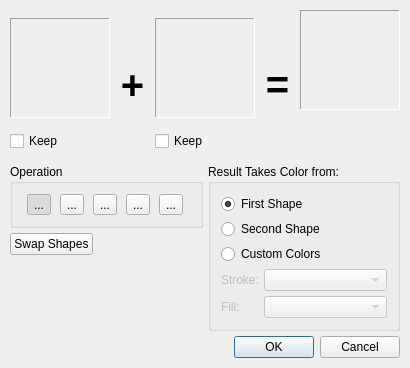
<ui version="4.0" >
 <class>PathFinderBase</class>
 <widget class="QDialog" name="PathFinderBase" >
  <property name="geometry" >
   <rect>
    <x>0</x>
    <y>0</y>
    <width>410</width>
    <height>368</height>
   </rect>
  </property>
  <property name="windowTitle" >
   <string>Boolean Path Operations</string>
  </property>
  <layout class="QVBoxLayout" name="verticalLayout_2" >
   <item>
    <layout class="QHBoxLayout" >
     <property name="spacing" >
      <number>5</number>
     </property>
     <item>
      <layout class="QVBoxLayout" >
       <property name="spacing" >
        <number>5</number>
       </property>
       <item>
        <widget class="QLabel" name="sourceShape" >
         <property name="minimumSize" >
          <size>
           <width>100</width>
           <height>100</height>
          </size>
         </property>
         <property name="maximumSize" >
          <size>
           <width>100</width>
           <height>100</height>
          </size>
         </property>
         <property name="toolTip" >
          <string>First source shape.</string>
         </property>
         <property name="autoFillBackground" >
          <bool>true</bool>
         </property>
         <property name="frameShape" >
          <enum>QFrame::Panel</enum>
         </property>
         <property name="frameShadow" >
          <enum>QFrame::Sunken</enum>
         </property>
         <property name="text" >
          <string/>
         </property>
        </widget>
       </item>
       <item>
        <widget class="QCheckBox" name="keepSource1" >
         <property name="toolTip" >
          <string>Keep a copy of the original item after applying the operation</string>
         </property>
         <property name="text" >
          <string>Keep</string>
         </property>
        </widget>
       </item>
      </layout>
     </item>
     <item>
      <layout class="QVBoxLayout" >
       <property name="spacing" >
        <number>0</number>
       </property>
       <item>
        <spacer>
         <property name="orientation" >
          <enum>Qt::Vertical</enum>
         </property>
         <property name="sizeHint" stdset="0" >
          <size>
           <width>2</width>
           <height>2</height>
          </size>
         </property>
        </spacer>
       </item>
       <item>
        <widget class="QLabel" name="label" >
         <property name="font" >
          <font>
           <pointsize>30</pointsize>
           <weight>75</weight>
           <bold>true</bold>
          </font>
         </property>
         <property name="text" >
          <string>+</string>
         </property>
         <property name="alignment" >
          <set>Qt::AlignCenter</set>
         </property>
        </widget>
       </item>
       <item>
        <spacer>
         <property name="orientation" >
          <enum>Qt::Vertical</enum>
         </property>
         <property name="sizeHint" stdset="0" >
          <size>
           <width>2</width>
           <height>2</height>
          </size>
         </property>
        </spacer>
       </item>
      </layout>
     </item>
     <item>
      <layout class="QVBoxLayout" >
       <property name="spacing" >
        <number>5</number>
       </property>
       <item>
        <widget class="QLabel" name="sourceShape2" >
         <property name="minimumSize" >
          <size>
           <width>100</width>
           <height>100</height>
          </size>
         </property>
         <property name="maximumSize" >
          <size>
           <width>100</width>
           <height>100</height>
          </size>
         </property>
         <property name="toolTip" >
          <string>Second source shape.</string>
         </property>
         <property name="autoFillBackground" >
          <bool>true</bool>
         </property>
         <property name="frameShape" >
          <enum>QFrame::Panel</enum>
         </property>
         <property name="frameShadow" >
          <enum>QFrame::Sunken</enum>
         </property>
         <property name="text" >
          <string/>
         </property>
        </widget>
       </item>
       <item>
        <widget class="QCheckBox" name="keepSource2" >
         <property name="toolTip" >
          <string>Keep a copy of the original item after applying the operation</string>
         </property>
         <property name="text" >
          <string>Keep</string>
         </property>
        </widget>
       </item>
      </layout>
     </item>
     <item>
      <layout class="QVBoxLayout" >
       <property name="spacing" >
        <number>0</number>
       </property>
       <item>
        <spacer>
         <property name="orientation" >
          <enum>Qt::Vertical</enum>
         </property>
         <property name="sizeHint" stdset="0" >
          <size>
           <width>2</width>
           <height>2</height>
          </size>
         </property>
        </spacer>
       </item>
       <item>
        <widget class="QLabel" name="label_2" >
         <property name="font" >
          <font>
           <pointsize>30</pointsize>
           <weight>75</weight>
           <bold>true</bold>
          </font>
         </property>
         <property name="text" >
          <string>=</string>
         </property>
         <property name="alignment" >
          <set>Qt::AlignCenter</set>
         </property>
        </widget>
       </item>
       <item>
        <spacer>
         <property name="orientation" >
          <enum>Qt::Vertical</enum>
         </property>
         <property name="sizeHint" stdset="0" >
          <size>
           <width>2</width>
           <height>2</height>
          </size>
         </property>
        </spacer>
       </item>
      </layout>
     </item>
     <item>
      <layout class="QVBoxLayout" >
       <item>
        <widget class="QLabel" name="resultShape" >
         <property name="minimumSize" >
          <size>
           <width>100</width>
           <height>100</height>
          </size>
         </property>
         <property name="maximumSize" >
          <size>
           <width>100</width>
           <height>100</height>
          </size>
         </property>
         <property name="toolTip" >
          <string>The resulting shape.</string>
         </property>
         <property name="autoFillBackground" >
          <bool>true</bool>
         </property>
         <property name="frameShape" >
          <enum>QFrame::Panel</enum>
         </property>
         <property name="frameShadow" >
          <enum>QFrame::Sunken</enum>
         </property>
         <property name="text" >
          <string/>
         </property>
        </widget>
       </item>
       <item>
        <spacer>
         <property name="orientation" >
          <enum>Qt::Vertical</enum>
         </property>
         <property name="sizeHint" stdset="0" >
          <size>
           <width>20</width>
           <height>40</height>
          </size>
         </property>
        </spacer>
       </item>
      </layout>
     </item>
    </layout>
   </item>
   <item>
    <layout class="QHBoxLayout" name="horizontalLayout" >
     <item>
      <layout class="QVBoxLayout" name="verticalLayout" >
       <item>
        <widget class="QGroupBox" name="groupBox" >
         <property name="title" >
          <string>Operation</string>
         </property>
         <layout class="QHBoxLayout" >
          <property name="spacing" >
           <number>5</number>
          </property>
          <property name="margin" >
           <number>10</number>
          </property>
          <item>
           <widget class="QToolButton" name="opCombine" >
            <property name="toolTip" >
             <string>Unites the shapes</string>
            </property>
            <property name="text" >
             <string>...</string>
            </property>
            <property name="checkable" >
             <bool>true</bool>
            </property>
            <property name="checked" >
             <bool>true</bool>
            </property>
            <property name="autoExclusive" >
             <bool>true</bool>
            </property>
           </widget>
          </item>
          <item>
           <widget class="QToolButton" name="opSubtraction" >
            <property name="toolTip" >
             <string>Subtracts the second shape from the first shape</string>
            </property>
            <property name="text" >
             <string>...</string>
            </property>
            <property name="checkable" >
             <bool>true</bool>
            </property>
            <property name="autoExclusive" >
             <bool>true</bool>
            </property>
           </widget>
          </item>
          <item>
           <widget class="QToolButton" name="opIntersection" >
            <property name="toolTip" >
             <string>Intersection of the shapes</string>
            </property>
            <property name="text" >
             <string>...</string>
            </property>
            <property name="checkable" >
             <bool>true</bool>
            </property>
            <property name="autoExclusive" >
             <bool>true</bool>
            </property>
           </widget>
          </item>
          <item>
           <widget class="QToolButton" name="opExclusion" >
            <property name="toolTip" >
             <string>Result is the area where the two shapes do not intersect</string>
            </property>
            <property name="text" >
             <string>...</string>
            </property>
            <property name="checkable" >
             <bool>true</bool>
            </property>
            <property name="autoExclusive" >
             <bool>true</bool>
            </property>
           </widget>
          </item>
          <item>
           <widget class="QToolButton" name="opParts" >
            <property name="toolTip" >
             <string>Break apart,
The result is a combination of "Intersection" and "Exclusion"</string>
            </property>
            <property name="text" >
             <string>...</string>
            </property>
            <property name="checkable" >
             <bool>true</bool>
            </property>
            <property name="autoExclusive" >
             <bool>true</bool>
            </property>
           </widget>
          </item>
         </layout>
        </widget>
       </item>
       <item>
        <layout class="QHBoxLayout" >
         <property name="spacing" >
          <number>0</number>
         </property>
         <item>
          <widget class="QPushButton" name="swapShapes" >
           <property name="toolTip" >
            <string>Exchange the Source Shapes</string>
           </property>
           <property name="text" >
            <string>Swap Shapes</string>
           </property>
          </widget>
         </item>
         <item>
          <spacer>
           <property name="orientation" >
            <enum>Qt::Horizontal</enum>
           </property>
           <property name="sizeHint" stdset="0" >
            <size>
             <width>40</width>
             <height>20</height>
            </size>
           </property>
          </spacer>
         </item>
        </layout>
       </item>
       <item>
        <spacer name="verticalSpacer" >
         <property name="orientation" >
          <enum>Qt::Vertical</enum>
         </property>
         <property name="sizeHint" stdset="0" >
          <size>
           <width>20</width>
           <height>40</height>
          </size>
         </property>
        </spacer>
       </item>
      </layout>
     </item>
     <item>
      <widget class="QGroupBox" name="optionGroup" >
       <property name="title" >
        <string>Result Takes Color from:</string>
       </property>
       <layout class="QGridLayout" name="gridLayout_2" >
        <item row="0" column="0" >
         <widget class="QRadioButton" name="targetGetsSource1Color" >
          <property name="toolTip" >
           <string>The resulting shape uses the color of the first source shape</string>
          </property>
          <property name="text" >
           <string>First Shape</string>
          </property>
          <property name="checked" >
           <bool>true</bool>
          </property>
         </widget>
        </item>
        <item row="1" column="0" >
         <widget class="QRadioButton" name="targetGetsSource2Color" >
          <property name="toolTip" >
           <string>The resulting shape uses the color of the second source shape</string>
          </property>
          <property name="text" >
           <string>Second Shape</string>
          </property>
         </widget>
        </item>
        <item row="2" column="0" >
         <widget class="QRadioButton" name="targetGetsOtherColor" >
          <property name="toolTip" >
           <string>The resulting shape uses the colors listed below</string>
          </property>
          <property name="text" >
           <string>Custom Colors</string>
          </property>
         </widget>
        </item>
        <item row="3" column="0" >
         <layout class="QGridLayout" name="gridLayout" >
          <item row="0" column="0" >
           <widget class="QLabel" name="label_3" >
            <property name="enabled" >
             <bool>false</bool>
            </property>
            <property name="text" >
             <string>Stroke:</string>
            </property>
           </widget>
          </item>
          <item row="0" column="1" >
           <widget class="ColorCombo" name="otherColorComboLine" >
            <property name="enabled" >
             <bool>false</bool>
            </property>
            <property name="sizePolicy" >
             <sizepolicy vsizetype="Fixed" hsizetype="Expanding" >
              <horstretch>0</horstretch>
              <verstretch>0</verstretch>
             </sizepolicy>
            </property>
            <property name="toolTip" >
             <string>Stroke Color</string>
            </property>
           </widget>
          </item>
          <item row="1" column="0" >
           <widget class="QLabel" name="label_4" >
            <property name="enabled" >
             <bool>false</bool>
            </property>
            <property name="text" >
             <string>Fill:</string>
            </property>
           </widget>
          </item>
          <item row="1" column="1" >
           <widget class="ColorCombo" name="otherColorComboFill" >
            <property name="enabled" >
             <bool>false</bool>
            </property>
            <property name="toolTip" >
             <string>Fill Color</string>
            </property>
           </widget>
          </item>
         </layout>
        </item>
       </layout>
      </widget>
     </item>
    </layout>
   </item>
   <item>
    <widget class="QDialogButtonBox" name="buttonBox" >
     <property name="orientation" >
      <enum>Qt::Horizontal</enum>
     </property>
     <property name="standardButtons" >
      <set>QDialogButtonBox::Cancel|QDialogButtonBox::Ok</set>
     </property>
    </widget>
   </item>
  </layout>
 </widget>
 <layoutdefault spacing="5" margin="10" />
 <customwidgets>
  <customwidget>
   <class>ColorCombo</class>
   <extends>QComboBox</extends>
   <header>colorcombo.h</header>
  </customwidget>
 </customwidgets>
 <resources/>
 <connections>
  <connection>
   <sender>buttonBox</sender>
   <signal>accepted()</signal>
   <receiver>PathFinderBase</receiver>
   <slot>accept()</slot>
   <hints>
    <hint type="sourcelabel" >
     <x>307</x>
     <y>344</y>
    </hint>
    <hint type="destinationlabel" >
     <x>157</x>
     <y>274</y>
    </hint>
   </hints>
  </connection>
  <connection>
   <sender>buttonBox</sender>
   <signal>rejected()</signal>
   <receiver>PathFinderBase</receiver>
   <slot>reject()</slot>
   <hints>
    <hint type="sourcelabel" >
     <x>375</x>
     <y>344</y>
    </hint>
    <hint type="destinationlabel" >
     <x>286</x>
     <y>274</y>
    </hint>
   </hints>
  </connection>
  <connection>
   <sender>targetGetsSource1Color</sender>
   <signal>clicked(bool)</signal>
   <receiver>otherColorComboLine</receiver>
   <slot>setDisabled(bool)</slot>
   <hints>
    <hint type="sourcelabel" >
     <x>388</x>
     <y>192</y>
    </hint>
    <hint type="destinationlabel" >
     <x>387</x>
     <y>266</y>
    </hint>
   </hints>
  </connection>
  <connection>
   <sender>targetGetsSource1Color</sender>
   <signal>clicked(bool)</signal>
   <receiver>otherColorComboFill</receiver>
   <slot>setDisabled(bool)</slot>
   <hints>
    <hint type="sourcelabel" >
     <x>388</x>
     <y>192</y>
    </hint>
    <hint type="destinationlabel" >
     <x>387</x>
     <y>294</y>
    </hint>
   </hints>
  </connection>
  <connection>
   <sender>targetGetsSource2Color</sender>
   <signal>clicked(bool)</signal>
   <receiver>otherColorComboLine</receiver>
   <slot>setDisabled(bool)</slot>
   <hints>
    <hint type="sourcelabel" >
     <x>388</x>
     <y>215</y>
    </hint>
    <hint type="destinationlabel" >
     <x>387</x>
     <y>266</y>
    </hint>
   </hints>
  </connection>
  <connection>
   <sender>targetGetsSource2Color</sender>
   <signal>clicked(bool)</signal>
   <receiver>otherColorComboFill</receiver>
   <slot>setDisabled(bool)</slot>
   <hints>
    <hint type="sourcelabel" >
     <x>388</x>
     <y>215</y>
    </hint>
    <hint type="destinationlabel" >
     <x>387</x>
     <y>294</y>
    </hint>
   </hints>
  </connection>
  <connection>
   <sender>targetGetsOtherColor</sender>
   <signal>clicked(bool)</signal>
   <receiver>otherColorComboLine</receiver>
   <slot>setEnabled(bool)</slot>
   <hints>
    <hint type="sourcelabel" >
     <x>388</x>
     <y>238</y>
    </hint>
    <hint type="destinationlabel" >
     <x>387</x>
     <y>266</y>
    </hint>
   </hints>
  </connection>
  <connection>
   <sender>targetGetsOtherColor</sender>
   <signal>clicked(bool)</signal>
   <receiver>otherColorComboFill</receiver>
   <slot>setEnabled(bool)</slot>
   <hints>
    <hint type="sourcelabel" >
     <x>388</x>
     <y>238</y>
    </hint>
    <hint type="destinationlabel" >
     <x>387</x>
     <y>294</y>
    </hint>
   </hints>
  </connection>
  <connection>
   <sender>targetGetsSource1Color</sender>
   <signal>clicked(bool)</signal>
   <receiver>label_3</receiver>
   <slot>setDisabled(bool)</slot>
   <hints>
    <hint type="sourcelabel" >
     <x>262</x>
     <y>182</y>
    </hint>
    <hint type="destinationlabel" >
     <x>245</x>
     <y>257</y>
    </hint>
   </hints>
  </connection>
  <connection>
   <sender>targetGetsSource2Color</sender>
   <signal>clicked(bool)</signal>
   <receiver>label_3</receiver>
   <slot>setDisabled(bool)</slot>
   <hints>
    <hint type="sourcelabel" >
     <x>282</x>
     <y>211</y>
    </hint>
    <hint type="destinationlabel" >
     <x>260</x>
     <y>253</y>
    </hint>
   </hints>
  </connection>
  <connection>
   <sender>targetGetsOtherColor</sender>
   <signal>clicked(bool)</signal>
   <receiver>label_3</receiver>
   <slot>setEnabled(bool)</slot>
   <hints>
    <hint type="sourcelabel" >
     <x>273</x>
     <y>225</y>
    </hint>
    <hint type="destinationlabel" >
     <x>264</x>
     <y>259</y>
    </hint>
   </hints>
  </connection>
  <connection>
   <sender>targetGetsSource1Color</sender>
   <signal>clicked(bool)</signal>
   <receiver>label_4</receiver>
   <slot>setDisabled(bool)</slot>
   <hints>
    <hint type="sourcelabel" >
     <x>319</x>
     <y>185</y>
    </hint>
    <hint type="destinationlabel" >
     <x>243</x>
     <y>282</y>
    </hint>
   </hints>
  </connection>
  <connection>
   <sender>targetGetsSource2Color</sender>
   <signal>clicked(bool)</signal>
   <receiver>label_4</receiver>
   <slot>setDisabled(bool)</slot>
   <hints>
    <hint type="sourcelabel" >
     <x>298</x>
     <y>207</y>
    </hint>
    <hint type="destinationlabel" >
     <x>259</x>
     <y>284</y>
    </hint>
   </hints>
  </connection>
  <connection>
   <sender>targetGetsOtherColor</sender>
   <signal>clicked(bool)</signal>
   <receiver>label_4</receiver>
   <slot>setEnabled(bool)</slot>
   <hints>
    <hint type="sourcelabel" >
     <x>257</x>
     <y>234</y>
    </hint>
    <hint type="destinationlabel" >
     <x>256</x>
     <y>286</y>
    </hint>
   </hints>
  </connection>
 </connections>
</ui>
